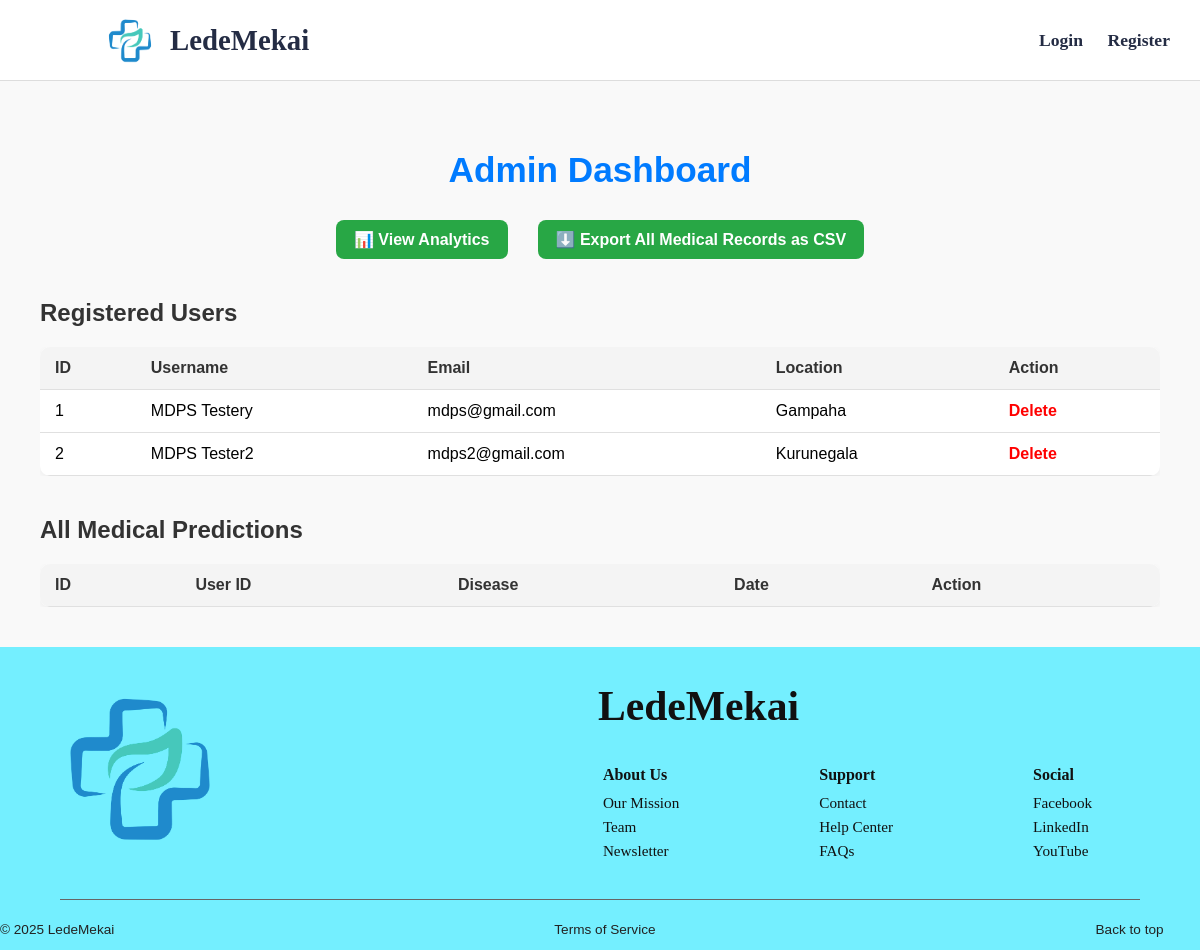
Before: /admin-dashboard (signed in) with the older database file.
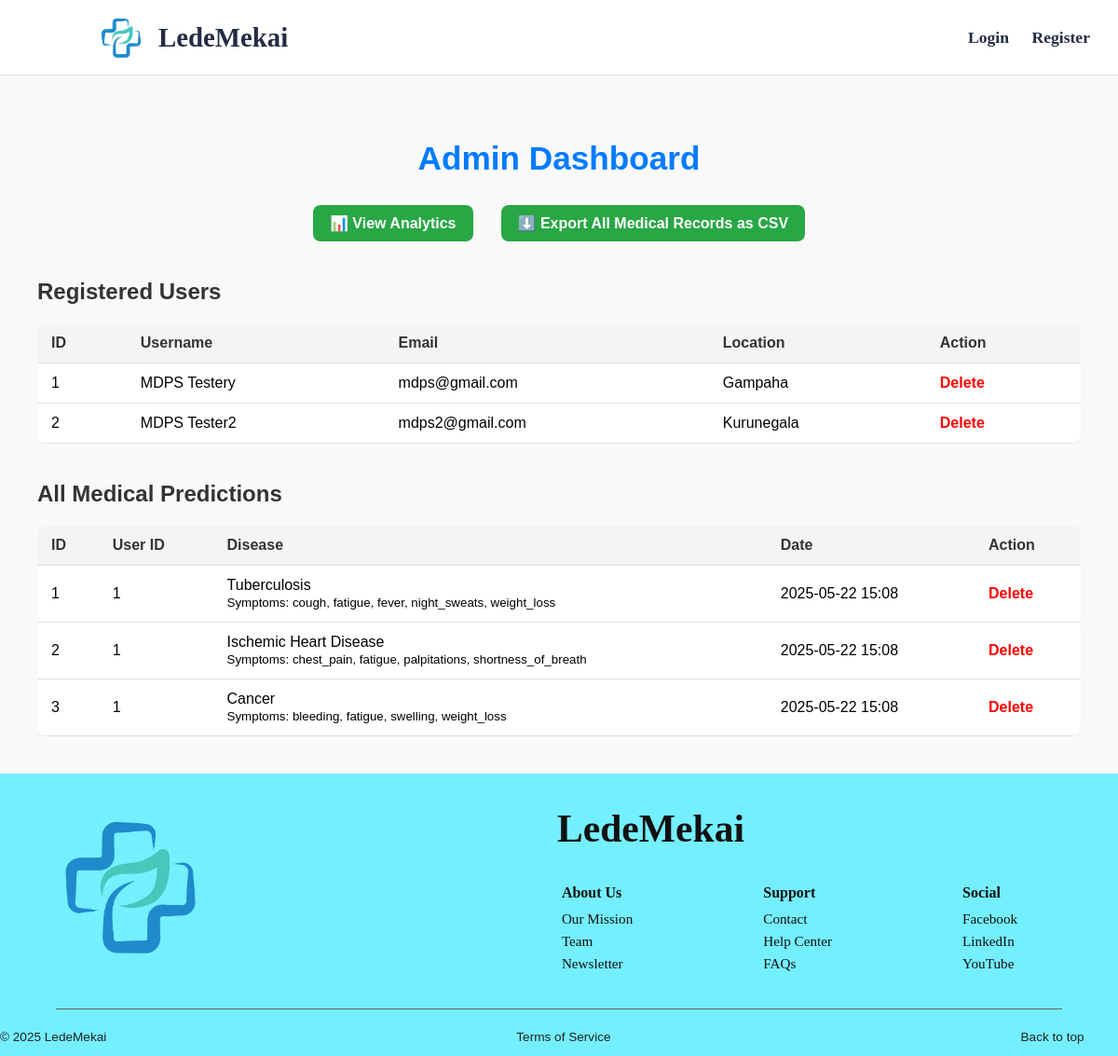
After: the same page with the newer database file.
### app.py (models this page shows, shortened)
class User(db.Model):
    id = db.Column(db.Integer, primary_key=True)
    username = db.Column(db.String(100), unique=True, nullable=False)
    email = db.Column(db.String(100), unique=True, nullable=False)
    password_hash = db.Column(db.String(128), nullable=False)
    location = db.Column(db.String(100), nullable=True)
    age = db.Column(db.Integer, nullable=True)
    gender = db.Column(db.String(10), nullable=True)

class MedicalHistory(db.Model):
    id = db.Column(db.Integer, primary_key=True)
    user_id = db.Column(db.Integer, db.ForeignKey('user.id'), nullable=False)
    disease = db.Column(db.String(100), nullable=False)
    symptoms_json = db.Column(db.Text, nullable=False)
    date = db.Column(db.DateTime, default=datetime.utcnow)

### app.py (the view)
@app.route('/admin-dashboard')
def admin_dashboard():
    if not session.get('is_admin'):
        return redirect(url_for('admin_login'))
    users = User.query.all()
    records = MedicalHistory.query.order_by(MedicalHistory.date.desc()).all()
    for rec in records:
        try:
            rec.symptoms_dict = json.loads(rec.symptoms_json)
        except:
            rec.symptoms_dict = {}
    return render_template('admin_dashboard.html', users=users, records=records)

### templates/admin_dashboard.html (shortened to what this page needs)
<!DOCTYPE html>
<html lang="en">
<head>
  <link rel="stylesheet" href="{{ url_for('static', filename='styles.css') }}">
</head>
<body>
  <nav class="navbar">
    <a href="/" class="logo">
      <img src="{{ url_for('static', filename='images/tlogo.png') }}" alt="Logo" class="logo-img">
      <span>LedeMekai</span>
    </a>
    <div class="nav-links">
      {% if session['username'] %}
        <div class="user-menu">
          <img src="{{ url_for('static', filename='images/user-icon.jpg') }}" alt="User" class="user-icon" onclick="toggleDropdown()">
          <div id="user-dropdown" class="dropdown-content">
            <a href="/profile">Profile</a>
            <a href="/logout">Logout</a>
          </div>
        </div>
      {% else %}
        <a href="/login">Login</a>
        <a href="/register">Register</a>
      {% endif %}
    </div>
  </nav>
  <div class="admin-dashboard">
    <section class="admin-container">
      <h1 class="admin-title">Admin Dashboard</h1>
      <div class="admin-actions">
        <a href="/admin/stats" class="admin-link">📊 View Analytics</a>
        <a href="/admin/export-csv" class="admin-link">⬇️ Export All Medical Records as CSV</a>
      </div>
      <h2 class="admin-section-title">Registered Users</h2>
      <div class="table-wrapper">
        <table class="admin-table">
          <thead>
            <tr><th>ID</th><th>Username</th><th>Email</th><th>Location</th><th>Action</th></tr>
          </thead>
          <tbody>
            {% for user in users %}
            <tr>
              <td>{{ user.id }}</td>
              <td>{{ user.username }}</td>
              <td>{{ user.email }}</td>
              <td>{{ user.location or 'N/A' }}</td>
              <td>
                <a href="/admin/delete-user/{{ user.id }}" class="delete-btn" onclick="return confirm('Delete user {{ user.username }}?')">Delete</a>
              </td>
            </tr>
            {% endfor %}
          </tbody>
        </table>
      </div>
      <h2 class="admin-section-title">All Medical Predictions</h2>
      <div class="table-wrapper">
        <table class="admin-table">
          <thead>
            <tr><th>ID</th><th>User ID</th><th>Disease</th><th>Date</th><th>Action</th></tr>
          </thead>
          <tbody>
            {% for rec in records %}
            <tr>
              <td>{{ rec.id }}</td>
              <td>{{ rec.user_id }}</td>
              <td>
                {{ rec.disease }}<br>
                <small>
                  Symptoms:
                  {{ rec.symptoms_dict | dictsort | selectattr('1', 'equalto', 1) | map(attribute=0) | join(', ') }}
                </small>
              </td>
              <td>{{ rec.date.strftime('%Y-%m-%d %H:%M') }}</td>
              <td>
                <a href="/admin/delete-record/{{ rec.id }}" class="delete-btn" onclick="return confirm('Delete this record?')">Delete</a>
              </td>
            </tr>
            {% endfor %}
          </tbody>
        </table>
      </div>
    </section>
  </div>
  <footer class="footer">
    <div class="footer-main">
      <div class="footer-logo-left">
        <img src="{{ url_for('static', filename='images/tlogo.png') }}" alt="Logo">
      </div>
      <div class="footer-center-content">
        <div class="footer-brand">
          <h2>LedeMekai</h2>
        </div>
        <div class="footer-columns">
          <div class="footer-column">
            <h3>About Us</h3>
            <p>Our Mission</p>
            <p>Team</p>
            <p>Newsletter</p>
          </div>
          <div class="footer-column">
            <h3>Support</h3>
            <p>Contact</p>
            <p>Help Center</p>
            <p>FAQs</p>
          </div>
          <div class="footer-column">
            <h3>Social</h3>
            <p>Facebook</p>
            <p>LinkedIn</p>
            <p>YouTube</p>
          </div>
        </div>
      </div>
    </div>
    <hr class="footer-divider">
    <div class="footer-bottom">
      <p>© 2025 LedeMekai</p>
      <p><a href="/terms">Terms of Service</a></p>
      <p><a href="#">Back to top</a></p>
    </div>
  </footer>
</body>
</html>

### static/styles.css (style rules this page uses)
body { font-family: Arial, sans-serif; margin: 0; padding: 0; text-align: center; background-color: #f9f9f9; overflow-x: hidden; }
.navbar { display: flex; justify-content: space-between; align-items: center; background-color: #ffffff; padding: 10px 30px; height: 60px; border-bottom: 1px solid #ddd; color: #000000; }
.logo { display: flex; align-items: center; text-decoration: none; color: #242c44; font-size: 1.8em; font-weight: bold; font-family: 'Costa Std ExtraBold'; margin-left: 70px; }
.logo-img { height: 60px; margin-right: 10px; }
.nav-links a { margin-left: 20px; text-decoration: none; color: #242c44; font-weight: bold; font-family: 'Ariata Display Medium'; font-size: 1.1rem; }
.footer { background-color: #74efff; color: #111; font-family: Arial, sans-serif; }
.footer-main { display: flex; justify-content: flex-start; align-items: flex-start; flex-wrap: wrap; max-width: 1200px; gap: 100px; }
.footer-logo-left img { width: 200px; height: auto; margin: 20px 0 20px 40px; }
.footer-center-content { flex: 1; text-align: left; }
.footer-brand h2 { font-size: 2.6em; margin-bottom: 20px; margin-left: 258px; font-family: 'Costa Std ExtraBold'; }
.footer-columns { display: flex; justify-content: center; gap: 140px; flex-wrap: wrap; margin-left: 155px; }
.footer-column h3 { font-size: 1em; margin-bottom: 10px; font-weight: bold; font-family: 'Ariata Display Medium'; }
.footer-column p { margin: 6px 0; font-size: 0.95em; font-family: 'Ariata Display Regular'; }
.footer-divider { border: none; border-top: 1px solid #666; width: 90%; }
.footer-bottom { display: flex; align-items: center; flex-wrap: wrap; max-width: 1200px; margin: 0 auto; font-size: 0.85em; color: #222; }
.footer-bottom a { color: #222; text-decoration: none; margin-left: 440px; }
.admin-dashboard { background-color: #f9f9f9; padding: 40px; }
.admin-container { font-family: Arial, sans-serif; }
.admin-title { font-size: 2.2rem; color: #007BFF; text-align: center; margin-bottom: 30px; }
.admin-actions { display: flex; justify-content: center; gap: 30px; margin-bottom: 40px; }
.admin-link { background-color: #28a745; color: white; padding: 10px 18px; border-radius: 8px; text-decoration: none; font-weight: bold; transition: background 0.3s; }
.admin-section-title { margin-top: 40px; color: #333; font-size: 1.5rem; text-align: left; }
.table-wrapper { overflow-x: auto; margin-top: 15px; }
.admin-table { width: 100%; border-collapse: collapse; background-color: white; box-shadow: 0 2px 6px rgba(0,0,0,0.05); border-radius: 10px; overflow: hidden; }
.admin-table th, .admin-table td { padding: 12px 15px; border-bottom: 1px solid #e0e0e0; text-align: left; }
.admin-table th { background-color: #f4f4f4; font-weight: bold; color: #333; }
.delete-btn { color: red; text-decoration: none; font-weight: bold; }

Changed rows visible on the page:
added MedicalHistory: id "1", user_id "1", disease "Tuberculosis", symptoms_dict|dictsort "cough, fatigue, fever, night_sweats, weight_loss", date "2025-05-22 15:08"
added MedicalHistory: id "2", user_id "1", disease "Ischemic Heart Disease", symptoms_dict|dictsort "chest_pain, fatigue, palpitations, shortness_of_breath", date "2025-05-22 15:08"
added MedicalHistory: id "3", user_id "1", disease "Cancer", symptoms_dict|dictsort "bleeding, fatigue, swelling, weight_loss", date "2025-05-22 15:08"
